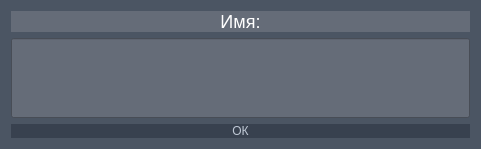
<?xml version="1.0" encoding="UTF-8"?>
<ui version="4.0">
 <class>RegistrationModal</class>
 <widget class="QWidget" name="RegistrationModal">
  <property name="geometry">
   <rect>
    <x>0</x>
    <y>0</y>
    <width>481</width>
    <height>149</height>
   </rect>
  </property>
  <property name="windowTitle">
   <string>Form</string>
  </property>
  <property name="styleSheet">
   <string notr="true">QWidget{
background: #4b5563;
}</string>
  </property>
  <layout class="QVBoxLayout" name="verticalLayout">
   <item>
    <widget class="QLabel" name="label_2">
     <property name="sizePolicy">
      <sizepolicy hsizetype="Preferred" vsizetype="Fixed">
       <horstretch>0</horstretch>
       <verstretch>0</verstretch>
      </sizepolicy>
     </property>
     <property name="styleSheet">
      <string notr="true">QLabel{
	
	font-size: 18px;
	font-family: 'verdana', sans-serif;
	background: #656c78;
	color: white;
}</string>
     </property>
     <property name="text">
      <string>Имя:</string>
     </property>
     <property name="alignment">
      <set>Qt::AlignCenter</set>
     </property>
    </widget>
   </item>
   <item>
    <widget class="QLineEdit" name="nameInput">
     <property name="sizePolicy">
      <sizepolicy hsizetype="Expanding" vsizetype="Expanding">
       <horstretch>0</horstretch>
       <verstretch>0</verstretch>
      </sizepolicy>
     </property>
     <property name="styleSheet">
      <string notr="true">QLineEdit{
	background: #656c78;
	color: white;
}</string>
     </property>
    </widget>
   </item>
   <item>
    <widget class="QPushButton" name="accept">
     <property name="styleSheet">
      <string notr="true">QPushButton { background-color: #38414f; border: none; color: #bec7d4;}</string>
     </property>
     <property name="text">
      <string>ОК</string>
     </property>
    </widget>
   </item>
  </layout>
 </widget>
 <resources/>
 <connections/>
</ui>
